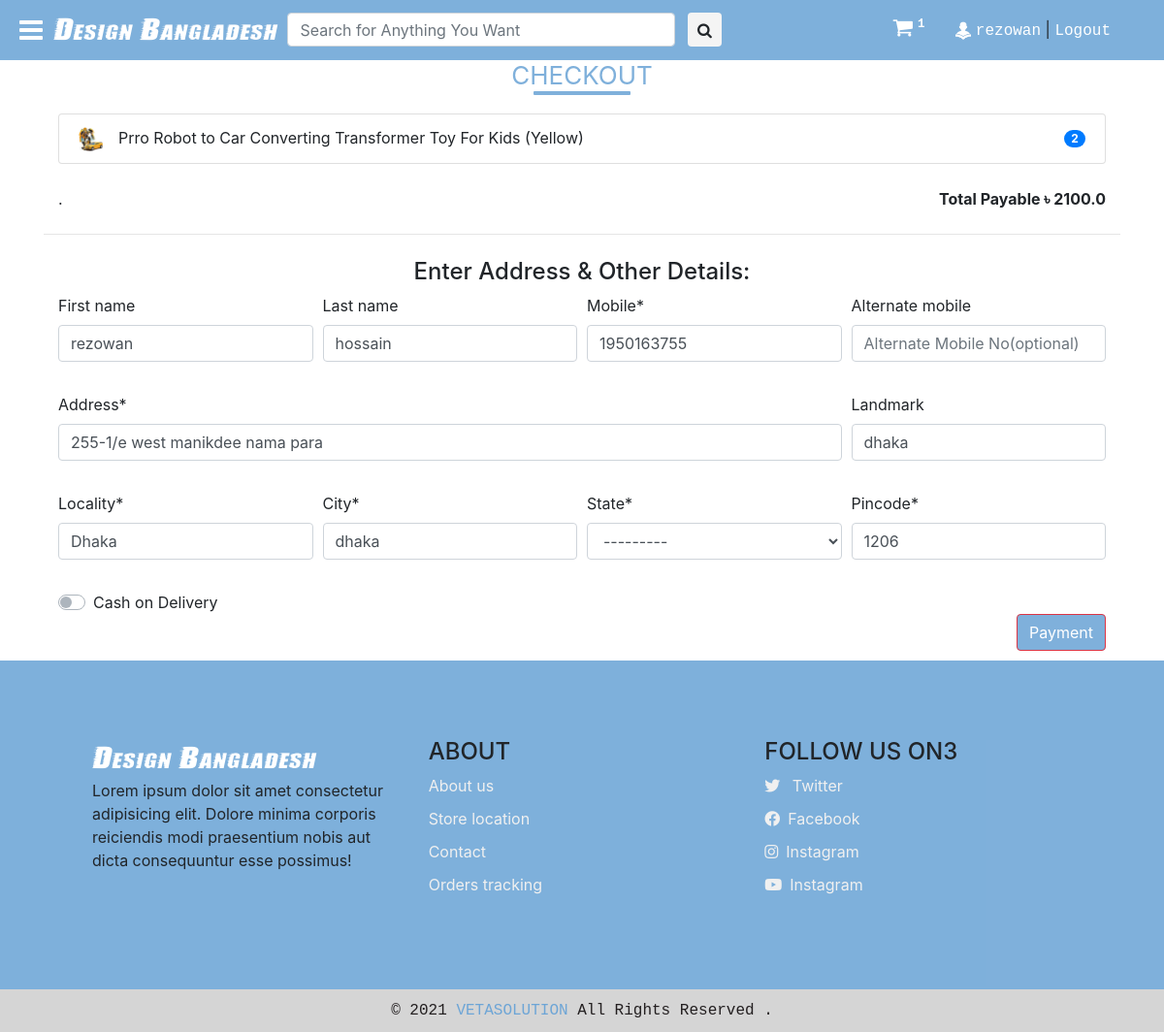
Before: /checkout/ (signed in) with the older database file.
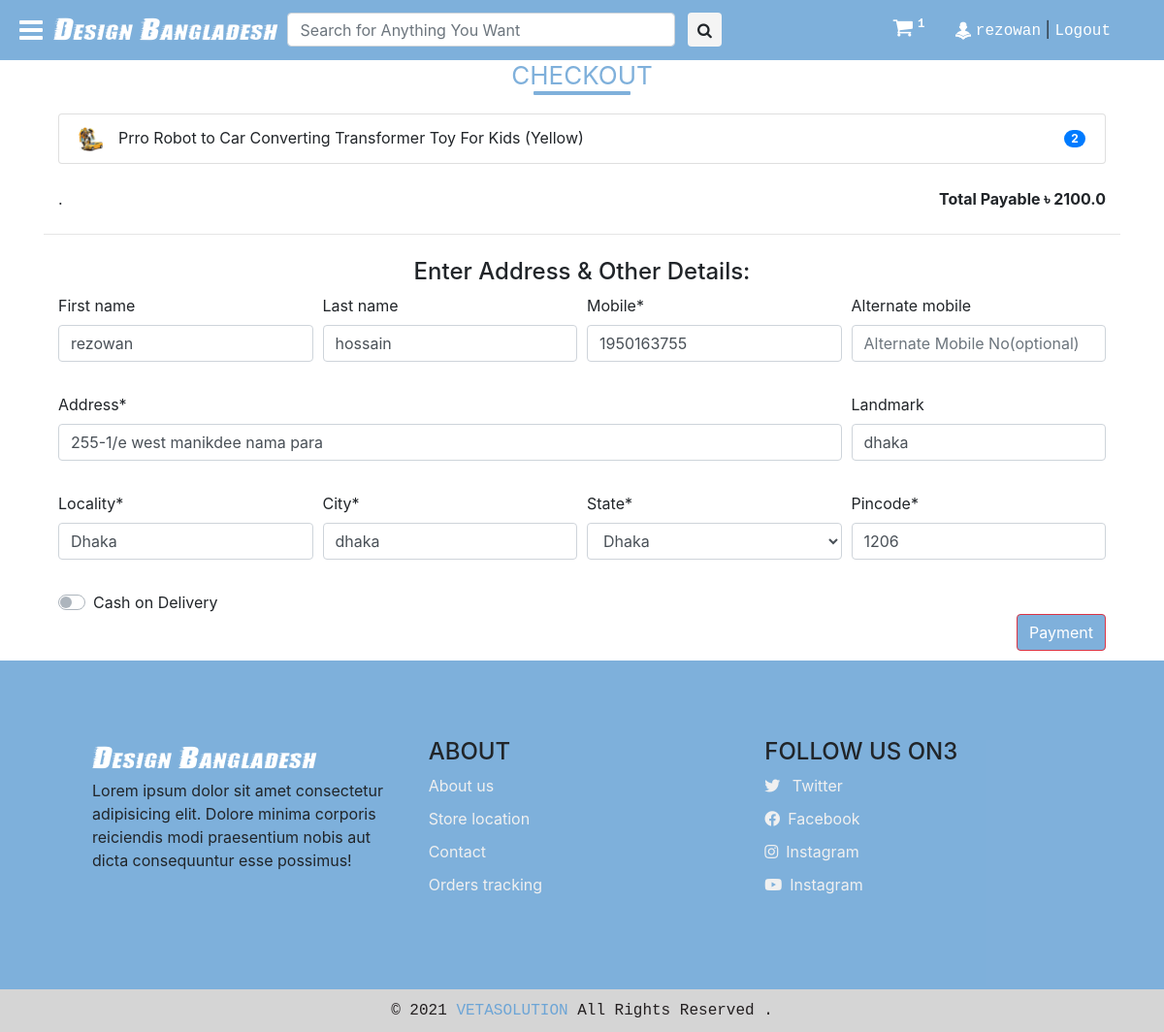
After: the same page with the newer database file.
### main/models.py (models this page shows, shortened)
class UserDetail(models.Model):
	SEX_CHOICES = (("Male",'Male'),("Female",'Female'),("Other",'Other'))
	STATE_CHOICES = (
		("Dhaka",'Dhaka'),
		("Chittagong",'Chittagong'),
		("Khulna",'Khulna'),
		("Sylhet",'Sylhet'),
		("Rajshahi",'Rajshahi'),
		("Barishal",'Barishal'),
		)
	user = models.OneToOneField(User, on_delete=models.CASCADE,primary_key=True)
	dob = models.DateField(null = True)
	photo = models.ImageField(default='default.png',upload_to='user_photos')
	mobile = models.CharField(max_length=10,null=True)
	alternate_mobile = models.CharField(max_length=10,null=True,blank=True)
	address = models.TextField()
	pincode = models.CharField(max_length=6, null=True)
	landmark = models.CharField(max_length=500, null=True, blank=True)
	locality = models.CharField(max_length=100, null=True, blank=True)
	city = models.CharField(max_length=100, null=True, blank=True)
	state = models.CharField(max_length=50,choices=STATE_CHOICES, null=True)
	sex = models.CharField(max_length=6,choices=SEX_CHOICES, null=True)

### main/views.py (the view, shortened to what this page needs)
# urls.py: path('checkout/', views.checkout, name="main_checkout"),
@login_required
def checkout(request):
	temp = 0
	allProds = []
	cart_prods = [p for p in Cart.objects.all() if p.user == request.user]
	for cprod in cart_prods:
		prod = Product.objects.filter(product_id=cprod.product_id)[0]
		allProds.append([cprod, prod])
	if request.method == 'POST':
		address_form = UserAddressForm(request.POST, instance=request.user.userdetail)
		u_form2 = UserAddressForm1(request.POST, instance=request.user)
		if address_form.is_valid() and u_form2.is_valid():
			address_form.save()
			u_form2.save()
			pay_mode = request.POST.get('pay_mode')
			trends = [i.product.product_id for i in trend.objects.all()]
			if pay_mode == 'on':
				for item in cart_prods:
					if Orders.objects.all().last():
						order_id = 'ordr'+str((Orders.objects.all().last().pk)+1)
					else:
						order_id = 'ordr001'
					product1 = item.product_id+'|'+str(item.number)+','
					Orders(order_id=order_id,user=request.user,saler=Product.objects.filter(product_id=int(item.product_id)).first().shop,products=product1, size=item.product_size).save()
					item.delete()
				return redirect('/myorders')
			else:
				temp = 1
	else:
		address_form = UserAddressForm(instance=request.user.userdetail)
		u_form2 = UserAddressForm1(instance=request.user)
	subtotal = 0.0
	delev = 0.0
	tax = 0.0
	for p in cart_prods:
		tempTotal = p.number * Product.objects.filter(product_id=p.product_id)[0].price
		subtotal += tempTotal
		tax += tempTotal*int(Product.objects.filter(product_id=p.product_id).first().gst)/100
	params = {
			'allProds':allProds,
			'cart_element_no' : len(cart_prods),
			'address_form': address_form,
			'u_form':u_form2,
			'total':subtotal+tax+delev,
			'category':category.objects.all(),
		}
	return render(request, 'main/checkout.html', params)

### main/forms.py
class UserAddressForm(forms.ModelForm):
	address = forms.CharField(widget=forms.TextInput(attrs={}))
	locality = forms.CharField(required =True)
	city = forms.CharField(required =True)
	alternate_mobile = forms.CharField(widget=forms.TextInput(attrs={'placeholder':'Alternate Mobile No(optional)'}), required = False)
	landmark = forms.CharField(widget=forms.TextInput(attrs={'placeholder':'Landmark(optional)'}), required = False)
	class Meta:
		model = UserDetail
		fields = [
			'mobile',
			'alternate_mobile',
			'address',
			'pincode',
			'landmark',
			'locality',
			'city',
			'state',
		]

class UserAddressForm1(forms.ModelForm):
	class Meta:
		model = User
		fields = [
			'first_name',
			 'last_name',
		]

### main/templatetags/app_tags.py (called while the page is built)
@register.filter(name='split')
def split(str, key):
    return str.split(key)

### saler/models.py (called while the page is built)
	def __str__(self):
		return f'{self.name}'

### main/templates/main/checkout.html (shortened to what this page needs)
{% extends 'main/base.html' %}
{% load static %}
{% block main_head %}
{% load crispy_forms_tags %}
{% endblock main_head %}
{% block main_body %}
<div class="container">
    <h3><b>Checkout</b></h3>
    <div class="col my-4">
        <div class="my-4">
            <ul class="list-group">
                {% for cprod, prod in allProds %}
                <li class="list-group-item d-flex justify-content-between align-items-center">
                    <div><img src="{{prod.image1.url}}" style="height: 25px; width: 25px;"
                            class="image-responsive mr-3">{{prod.product_name}}</div>
                    <span class="badge badge-primary badge-pill">{{cprod.number}}</span>
                </li>
                {% endfor %}
            </ul>
        </div>
        <b style="float: right;">Total Payable ৳ {{total}} </b>.
    </div>
    <hr>
    <div class="col my-4">
        <h4 style="text-align: center;">Enter Address & Other Details:</h4>
        <form method="post" action="#">{% csrf_token %}
            <div class="form-row">
                <div class="form-group col-md-3">
                    {{u_form.first_name|as_crispy_field}}
                </div>
                <div class="form-group col-md-3">
                    {{u_form.last_name|as_crispy_field}}
                </div>
                <div class="form-group col-md-3">
                    {{address_form.mobile|as_crispy_field}}
                </div>
                <div class="form-group col-md-3">
                    {{address_form.alternate_mobile|as_crispy_field}}
                </div>
            </div>
            <div class="form-row">
                <div class="form-group col-md-9">
                    {{address_form.address|as_crispy_field}}
                </div>
                <div class="form-group col-md-3">
                    {{address_form.landmark|as_crispy_field}}
                </div>
            </div>
            <div class="form-row">
                <div class="form-group col-md-3">
                    {{address_form.locality|as_crispy_field}}
                </div>
                <div class="form-group col-md-3">
                    {{address_form.city|as_crispy_field}}
                </div>
                <div class="form-group col-md-3">
                    {{address_form.state|as_crispy_field}}
                </div>
                <div class="form-group col-md-3">
                    {{address_form.pincode|as_crispy_field}}
                </div>
            </div>
            <div class="custom-control custom-switch">
              <label class="custom-control-label" for="customSwitch1">Cash on Delivery</label>
            </div>
            <button type="submit" class="btn btn-danger" style="float: right; background-color: #7fb0db;">Payment</button>
        </form>
        <br>
    </div>
</div>
{% endblock main_body %}

Changed rows visible on the page:
changed UserDetail "255-1/e west manikdee nama para": state "---------" → "Dhaka"
